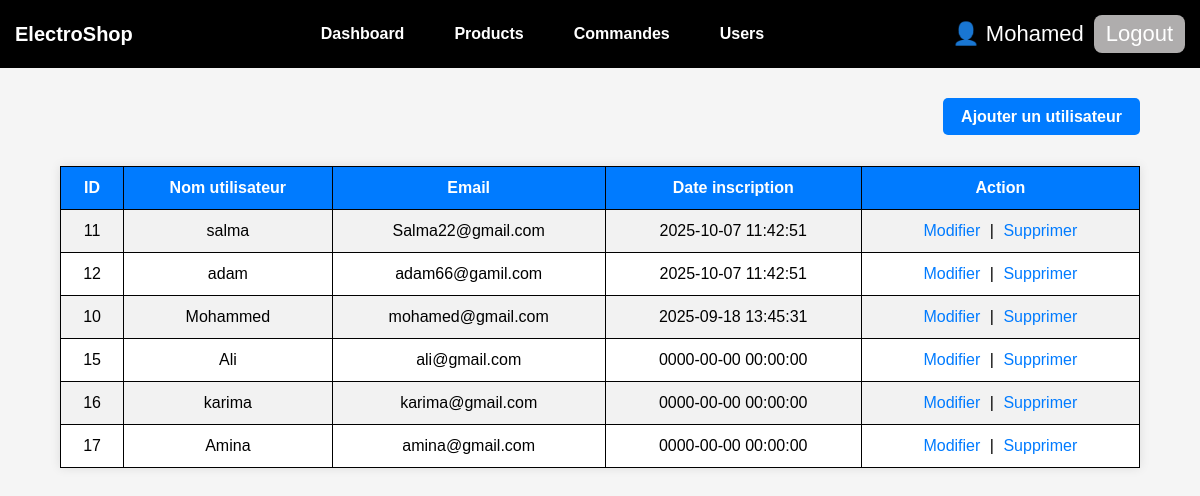
Page /VIEWS/ADMIN/user.php (signed in) on the earlier database version.
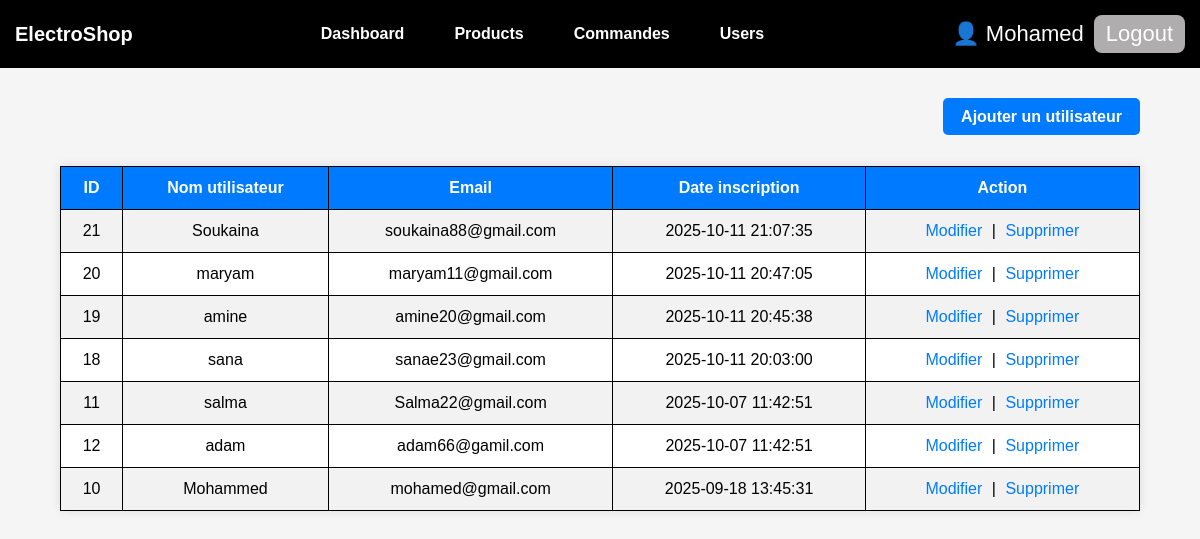
Same page on the later database version.
### tables this page shows
CREATE TABLE `user` (
  `id` int(11) NOT NULL,
  `nom_utilisateur` varchar(100) NOT NULL,
  `email` varchar(150) NOT NULL,
  `mot_de_passe` varchar(255) NOT NULL,
  `created_at` timestamp NOT NULL DEFAULT current_timestamp()
);

### VIEWS/ADMIN/user.php (the view, shortened to what this page needs)
<?php
require_once('../../config/Database.php');
include('../../VIEWS/admin_header.php');
$sql = "SELECT * FROM user ORDER BY created_at DESC";
$result = $conn->query($sql);
$user = [];
if ($result && $result->num_rows > 0) {
    $user = $result->fetch_all(MYSQLI_ASSOC);
}
?>
<!DOCTYPE html>
<html lang="fr">
<head>
</head>
<body>
<div class="container">
    <a href="ajouter_user.php" class="add-btn">Ajouter un utilisateur</a>
</div>
<table>
  <tr>
    <th>ID</th>
    <th>Nom utilisateur</th>
    <th>Email</th>
    <th>Date inscription</th>
    <th>Action</th>
  </tr>
  <?php if (!empty($user)) : ?>
      <?php foreach ($user as $u): ?>
          <tr>
            <td><?= $u['id'] ?></td>
            <td><?= $u['nom_utilisateur'] ?></td>
            <td><?= $u['email'] ?></td>
            <td><?= $u['created_at'] ?></td>
            <td>
                <a href="modifier_user.php?id=<?= $u['id'] ?>" class="action-btn">Modifier</a> |
                <a href="supprimer_user.php?id=<?= $u['id'] ?>" class="action-btn" onclick="return confirm('Voulez-vous vraiment supprimer cet utilisateur ?');">Supprimer</a>
            </td>
          </tr>
      <?php endforeach; ?>
  <?php else: ?>
      <tr><td colspan="5">Aucun utilisateur trouvé</td></tr>
  <?php endif; ?>
</table>
</body>
</html>

### VIEWS/admin_header.php (shortened to what this page needs)
<?php
$current_page = basename($_SERVER['PHP_SELF']);
$admin_name = isset($_SESSION['nom_utilisateur']) ? htmlspecialchars($_SESSION['nom_utilisateur']) : 'Admin';
?>
<header style="background:black; color:white; padding:15px; display:flex; justify-content:space-between; align-items:center;">
    <div style="font-size:20px; font-weight:bold;">
        <a style="color:white; text-decoration:none;">ElectroShop</a>
    </div>
    <?php if ($current_page !== 'login.php') : ?>
        <nav style="display:flex; gap:30px; justify-content:center; flex:1;">
            <a href="dashboard.php" class="nav-link">Dashboard</a>
            <a href="products.php" class="nav-link">Products</a>
            <a href="order.php" class="nav-link">Commandes</a>
            <a href="user.php" class="nav-link">Users</a>
        </nav>
    <?php else: ?>
        <div style="flex:1;"></div>
    <?php endif; ?>
    <div style="display:flex; align-items:center; font-size: 22px; gap:10px;">
        <span>👤 <?= $admin_name ?></span>
        <?php if ($current_page !== 'login.php') : ?>
            <a href="logout.php" class="logout-btn">Logout</a>
        <?php endif; ?>
    </div>
</header>

### VIEWS/admin_header.php (style rules this page uses)
nav a.nav-link { color: white; text-decoration: none; position: relative; padding: 2px 0; }
nav a.nav-link::after { content: ''; position: absolute; width: 0; height: 2px; left: 0; bottom: -3px; background-color: white; transition: width 0.3s ease; }
.logout-btn { background: #afadadff; color: white; padding: 6px 12px; border-radius: 8px; text-decoration: none; transition: transform 0.2s ease; }

### VIEWS/ADMIN/user.php (style rules this page uses)
body { font-family: Arial, sans-serif; background-color: #f5f5f5; margin: 0; padding: 0; }
header { background-color: #007BFF; color: #fff; padding: 15px; text-align: center; }
header nav a { color: #fff; text-decoration: none; margin: 0 10px; font-weight: bold; }
.container { width: 90%; margin: 40px auto; text-align: right; }
.add-btn { background-color: #007BFF; color: white; padding: 10px 18px; border-radius: 5px; text-decoration: none; font-weight: bold; transition: 0.3s; }
table { width: 90%; margin: 20px auto; border-collapse: collapse; background-color: #fff; box-shadow: 0 0 10px rgba(0,0,0,0.1); }
th, td { border: 1px solid black; padding: 12px; text-align: center; }
th { background-color: #007BFF; color: #fff; }
tr:nth-child(even) { background-color: #f2f2f2; }
a.action-btn { color: #007BFF; text-decoration: none; margin: 0 5px; }

Differences in the rows shown:
removed user: id "15", nom_utilisateur "Ali", email "ali@gmail.com", created_at "0000-00-00 00:00:00"
removed user: id "16", nom_utilisateur "karima", email "karima@gmail.com", created_at "0000-00-00 00:00:00"
removed user: id "17", nom_utilisateur "Amina", email "amina@gmail.com", created_at "0000-00-00 00:00:00"
added user: id "21", nom_utilisateur "Soukaina", email "soukaina88@gmail.com", created_at "2025-10-11 21:07:35"
added user: id "20", nom_utilisateur "maryam", email "maryam11@gmail.com", created_at "2025-10-11 20:47:05"
added user: id "19", nom_utilisateur "amine", email "amine20@gmail.com", created_at "2025-10-11 20:45:38"
added user: id "18", nom_utilisateur "sana", email "sanae23@gmail.com", created_at "2025-10-11 20:03:00"
